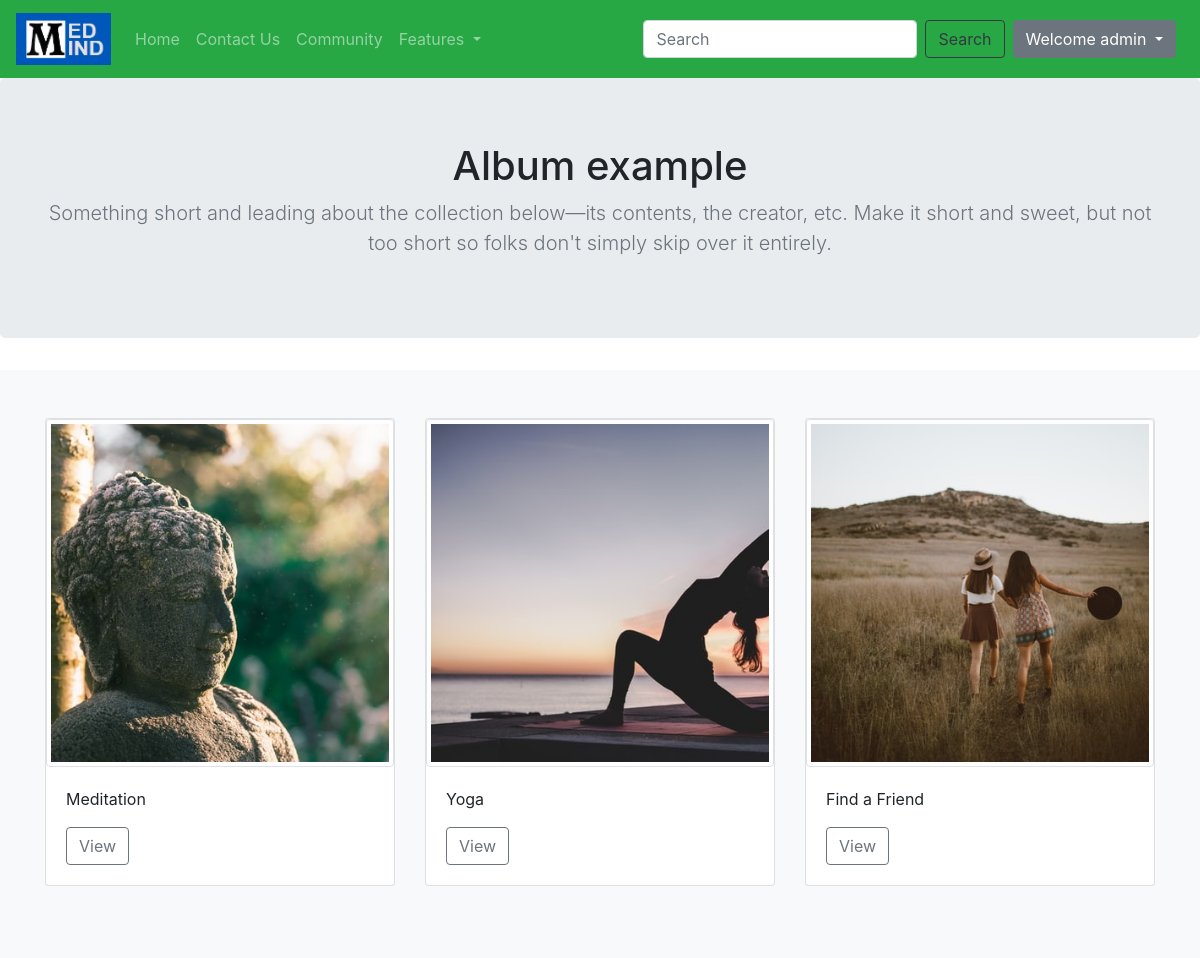
Page /SCAS/ (signed in) on the committed database.
### SCAS/models.py (models this page shows, shortened)
class Supports(models.Model):
    support_sn = models.AutoField(primary_key=True)
    support_title = models.CharField(max_length=20)
    image = models.ImageField(upload_to="SCAS/images",default="")

### SCAS/views.py (the view)
# urls.py: 2. Add a URL to urlpatterns:  path('', views.home, name='home')
def home(request):
    allsupport = Supports.objects.all()
    return render(request,'SCAS/home.html',{'allsupport':allsupport})

### templates/SCAS/home.html (shortened to what this page needs)
{% extends 'base.html' %}
{% block body %}
<main role="main">
  <section class="jumbotron text-center">
    <div class="container">
      <h1 class="jumbotron-heading">Album example</h1>
      <p class="lead text-muted">Something short and leading about the collection below—its contents, the creator, etc.
        Make it short and sweet, but not too short so folks don't simply skip over it entirely.</p>
    </div>
  </section>
  <div class="album py-5 bg-light">
    <div class="container">
      <div class="row">
        {% for support in allsupport %}
        <div class="col-md-4">
          <div class="card mb-4 box-shadow">
            <img src='/media/{{support.image}}' class="img-thumbnail" alt="Responsive image">
            <div class="card-body">
              <p class="card-text">{{support.support_title}}</p>
              <div class="d-flex justify-content-between align-items-center">
                  <a href="/SCAS/{{support.support_title}}" class="btn btn-outline-secondary">View</a>
              </div>
            </div>
          </div>
        </div>
        {% if forloop.counter|divisibleby:3 %}
      </div>
        {% endif %}
        {% endfor %}
    </div>
</main>
{% endblock body %}

### templates/base.html (shortened to what this page needs)
<!doctype html>
<html lang="en">
<head>
  <link rel="stylesheet" href="https://maxcdn.bootstrapcdn.com/bootstrap/4.0.0/css/bootstrap.min.css"
>
</head>
<body>
  <nav class="navbar navbar-expand-lg navbar-dark bg-success">
    <div><a class=" navbar-brand" href="#"><img src='/media/medmind/images/medmind.png'
          style="height: 52px;width: 95px"></a></div>
    <div class="collapse navbar-collapse" id="navbarSupportedContent">
      <ul class="navbar-nav mr-auto">
        <li class="nav-item {% block homeactive %}
      {% endblock homeactive %}">
          <a class="nav-link" href="/">Home <span class="sr-only">(current)</span></a>
        </li>
        <li class="nav-item{% block contactactive %}
      {% endblock contactactive %}">
          <a class="nav-link" href="/contact">Contact Us</a>
        </li>
        <li class="nav-item{% block communityactive %}
      {% endblock communityactive %}">
          <a class="nav-link" href="/community">Community</a>
        </li>
        <li class="nav-item dropdown">
          <a class="nav-link dropdown-toggle" href="#" id="navbarDropdown" role="button" data-toggle="dropdown"
            aria-haspopup="true" aria-expanded="false">
            Features
          </a>
        </li>
      </ul>
      <form class="form-inline my-2 my-lg-auto">
        <input class="form-control mr-sm-2" type="search" placeholder="Search" aria-label="Search">
        <button class="btn btn-outline-dark my-2 my-sm-0" type="submit">Search</button>
      </form> {% if user.is_authenticated %}
      <div class="btn-group mx-2">
        <button type="button" class="btn btn-secondary dropdown-toggle" data-toggle="dropdown" aria-haspopup="true"
          aria-expanded="false">
          Welcome {{request.user.username}}
        </button>
          {% endif %}
        </div>
      </div>
  </nav>
  {% block body %} {% endblock body %}
</body>
</html>

### rows in the picture
Supports: image (picture), support_title "Meditation"
Supports: image (picture), support_title "Yoga"
Supports: image (picture), support_title "Find a Friend"

### other values in the picture
{{ request.user.username }} "admin"
